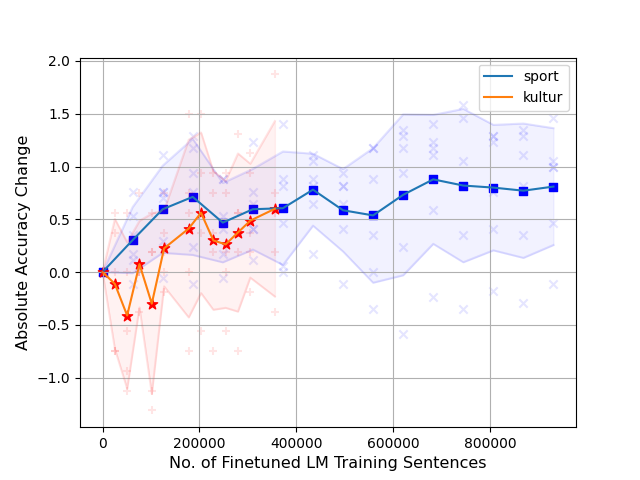

This chart was generated by the following Python code:
"""
script to generate plot for RQ1.
"""

import pandas as pd
import numpy as np
import matplotlib.pyplot as plt

df = pd.read_csv("sport_domain_adap_plot.csv", delimiter='\t')
x = list(range(0,16))
training_exs = 62065
x = [training_exs*epoch for epoch in x]
print(x)

for col in df.columns:
    if (col[0] == 'c'):
        plt.scatter(x, df[col], marker='x', color='blue', alpha=0.1)
plt.scatter(x, df['AVG'], marker='s', color='blue')
xmin, xmax = plt.xlim()
ymin, ymax = plt.ylim()

print(" xmin: {} ; xmax: {}".format(xmin, xmax))
print(" ymin: {} ; ymax: {}".format(ymin, ymax))


plt.plot(x, df["AVG"], label='sport')
plt.plot(x, df["avg+std"], color='blue', alpha=0.1)
plt.plot(x, df['avg-std'], color = 'blue', alpha=0.1)
plt.grid()
plt.fill_between(x, df['avg+std'], df['avg-std'], color='blue', alpha=0.05)


df = pd.read_csv("culture_domain_adap_plot.csv", delimiter='\t')
x = [0,1,2,3,4,5,7,8,9,10,11,12,14]
training_exs =25415 
x = [training_exs*epoch for epoch in x]
print(x)
for col in df.columns:
    if (col[0:4] == 'seed'):
        plt.scatter(x, df[col], marker='+', color='red', alpha=0.1)
plt.scatter(x, df['avg'], marker='*', s = 60, color='red')
plt.xlabel('No. of Finetuned LM Training Sentences', fontsize=11.5)
plt.ylabel('Absolute Accuracy Change', fontsize=11.5)
plt.plot(x, df["avg"], label='kultur')
plt.plot(x, df["avg+std"], color='red', alpha=0.1)
plt.plot(x, df['avg-std'], color = 'red', alpha=0.1)
plt.fill_between(x, df['avg+std'], df['avg-std'], color='red', alpha=0.05)



plt.legend()
plt.show()
